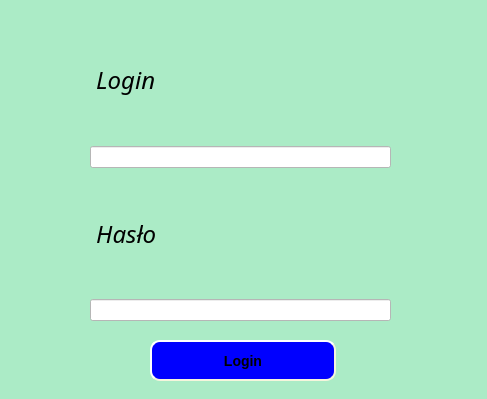
<?xml version="1.0" encoding="UTF-8"?>
<ui version="4.0">
 <class>Login</class>
 <widget class="QDialog" name="Login">
  <property name="geometry">
   <rect>
    <x>0</x>
    <y>0</y>
    <width>487</width>
    <height>399</height>
   </rect>
  </property>
  <property name="windowTitle">
   <string>Dialog</string>
  </property>
  <property name="styleSheet">
   <string notr="true">  background-color: #ABEBC6;
 </string>
  </property>
  <widget class="QPushButton" name="login_btn">
   <property name="geometry">
    <rect>
     <x>150</x>
     <y>340</y>
     <width>186</width>
     <height>41</height>
    </rect>
   </property>
   <property name="styleSheet">
    <string notr="true">  background-color: blue;
    border-style: outset;
    border-width: 2px;
    border-radius: 10px;
    border-color: beige;
    font: bold 14px;
    min-width: 10em;
    padding: 6px;</string>
   </property>
   <property name="text">
    <string>Login</string>
   </property>
  </widget>
  <widget class="QWidget" name="layoutWidget">
   <property name="geometry">
    <rect>
     <x>90</x>
     <y>20</y>
     <width>301</width>
     <height>301</height>
    </rect>
   </property>
   <layout class="QVBoxLayout" name="verticalLayout">
    <item>
     <widget class="QLabel" name="label_3">
      <property name="font">
       <font>
        <family>Harlow Solid Italic</family>
        <pointsize>18</pointsize>
        <italic>true</italic>
       </font>
      </property>
      <property name="mouseTracking">
       <bool>false</bool>
      </property>
      <property name="acceptDrops">
       <bool>true</bool>
      </property>
      <property name="text">
       <string> Login </string>
      </property>
     </widget>
    </item>
    <item>
     <widget class="QLineEdit" name="login_line">
      <property name="styleSheet">
       <string notr="true">background-color: white;</string>
      </property>
     </widget>
    </item>
    <item>
     <widget class="QLabel" name="pasword_label">
      <property name="font">
       <font>
        <family>Harlow Solid Italic</family>
        <pointsize>18</pointsize>
        <italic>true</italic>
       </font>
      </property>
      <property name="mouseTracking">
       <bool>false</bool>
      </property>
      <property name="acceptDrops">
       <bool>true</bool>
      </property>
      <property name="text">
       <string> Hasło</string>
      </property>
     </widget>
    </item>
    <item>
     <widget class="QLineEdit" name="pasword_line">
      <property name="styleSheet">
       <string notr="true">background-color: white;</string>
      </property>
     </widget>
    </item>
   </layout>
  </widget>
 </widget>
 <resources/>
 <connections/>
</ui>
